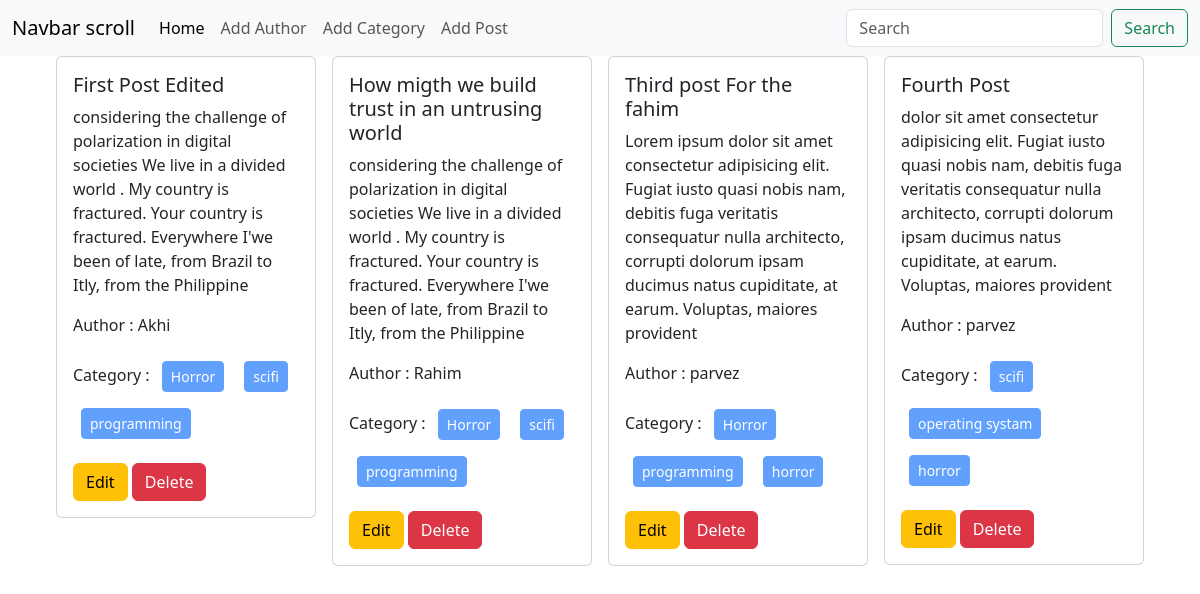
The page / on the database its author committed.
### posts/models.py (models this page shows)
class Post(models.Model):
    title = models.CharField(max_length=50)
    content = models.TextField()
    category = models.ManyToManyField(Category) # one post multiple categorir moddhe thakte pare , and one categori moddhe multiple post thakte pare
    author = models.ForeignKey(Author, on_delete=models.CASCADE)
    def __str__(self):
        return self.title

### author/models.py (models this page shows, shortened)
class Author(models.Model):
    name = models.CharField(max_length= 100)
    bio = models.TextField()
    phone_no = models.CharField(max_length=12)

### categories/models.py (models this page shows, shortened)
class Category(models.Model):
    name = models.CharField(max_length=100)

### blog_project/views.py (the view)
# urls.py: 2. Add a URL to urlpatterns:  path('', views.home, name='home')
def home(request):
    data = Post.objects.all()
    print(data)
    return render(request, 'home.html', {'data' : data})

### templates/home.html
{% extends "base.html" %}
{% block content %}
<div class="d-flex flex-wrap justify-content-center px-5">
    {% for post in data %}
    <div class="col-sm-3 mb-3 mb-sm-0">
        <div class="card mx-2">
          <div class="card-body">
            <h5 class="card-title">{{post.title}}</h5>
            <p class="card-text">{{ post.content }}</p>
            <p>Author : {{post.author.name}}</p>
            <p>Category :
                {% for cat in post.category.all %}
                <button class="btn btn-primary btn-sm m-2" disabled > {{ cat.name }}</button>
                {% endfor %}
            </p>
            <a href="{% url 'edit_post' post.id %}" class="btn btn-warning">Edit </a>
            <a href="{% url 'delete_post' post.id %}" class="btn btn-danger">Delete</a>
          </div>
        </div>
      </div>
    {% endfor %}
  </div>
{% endblock %}

### templates/base.html (shortened to what this page needs)
<!DOCTYPE html>
<html lang="en">
<head>
    <link href="https://cdn.jsdelivr.net/npm/bootstrap@5.3.2/dist/css/bootstrap.min.css" rel="stylesheet">
</head>
<body>
    <nav class="navbar navbar-expand-lg bg-body-tertiary">
        <div class="container-fluid">
          <a class="navbar-brand" href="#">Navbar scroll</a>
          <div class="collapse navbar-collapse" id="navbarScroll">
            <ul class="navbar-nav me-auto my-2 my-lg-0 navbar-nav-scroll" style="--bs-scroll-height: 100px;">
              <li class="nav-item">
                <a class="nav-link active" aria-current="page" href="{% url 'homepage' %}">Home</a>
              </li>
              <li class="nav-item">
                <a class="nav-link" href="{% url 'add_author' %}">Add Author</a>
              </li>
              <li class="nav-item">
                <a class="nav-link" href="{% url 'add_category' %}">Add Category</a>
              </li>
              <li class="nav-item">
                <a class="nav-link" href="{% url 'add_post' %}">Add Post</a>
              </li>
            </ul>
            <form class="d-flex" role="search">
              <input class="form-control me-2" type="search" placeholder="Search" aria-label="Search">
              <button class="btn btn-outline-success" type="submit">Search</button>
            </form>
          </div>
        </div>
      </nav>
      {% block content %}
      {% endblock %}
</body>
</html>

### rows shown on the page
Post: title "First Post Edited", content "considering the challenge of polarization in digital societies We live in a divided world . My country is fractured. Your country is fractured. Everywhere I'we been of late, from Brazil to Itly, from the Philippine", author.name "Akhi"
Category: name "Horror"
Category: name "scifi"
Category: name "programming"
Post: title "How migth we build trust in an untrusing world", content "considering the challenge of polarization in digital societies We live in a divided world . My country is fractured. Your country is fractured. Everywhere I'we been of late, from Brazil to Itly, from the Philippine", author.name "Rahim"
Post: title "Third post For the fahim", content "Lorem ipsum dolor sit amet consectetur adipisicing elit. Fugiat iusto quasi nobis nam, debitis fuga veritatis consequatur nulla architecto, corrupti dolorum ipsam ducimus natus cupiditate, at earum. Voluptas, maiores provident", author.name "parvez"
Category: name "horror"
Post: title "Fourth Post", content "dolor sit amet consectetur adipisicing elit. Fugiat iusto quasi nobis nam, debitis fuga veritatis consequatur nulla architecto, corrupti dolorum ipsam ducimus natus cupiditate, at earum. Voluptas, maiores provident", author.name "parvez"
Category: name "operating systam"
